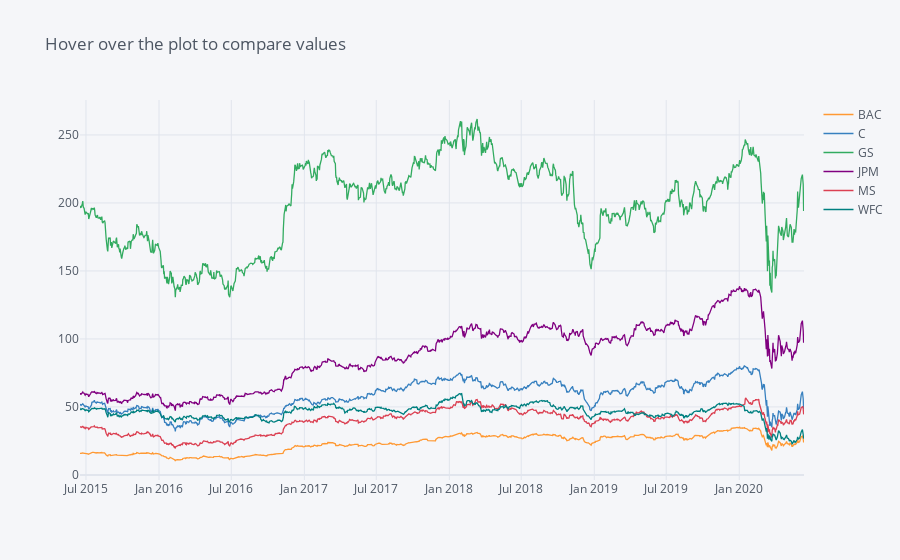

Write notebook code for a chart like this one.
### Code cell
# An interactive plot using plotly.
bank_stocks.xs(key='Close',axis=1,level='Stock Info').iplot(title='Hover over the plot to compare values')

### Figure 1 — Plotly figure (JSON) as saved in the notebook; plotly's stock layout.template omitted (floating-point values rounded to 4 significant figures; data arrays with more than 128 entries replaced by an {"elided": "..."} marker saying what was removed)
{"data": [{"line": {"color": "rgba(255, 153, 51, 1.0)", "dash": "solid", "shape": "linear", "width": 1.3}, "mode": "lines", "name": "BAC", "text": "", "type": "scatter", "x": {"elided": "1258 str values"}, "y": {"elided": "1258 float values"}}, {"line": {"color": "rgba(55, 128, 191, 1.0)", "dash": "solid", "shape": "linear", "width": 1.3}, "mode": "lines", "name": "C", "text": "", "type": "scatter", "x": {"elided": "1258 str values"}, "y": {"elided": "1258 float values"}}, {"line": {"color": "rgba(50, 171, 96, 1.0)", "dash": "solid", "shape": "linear", "width": 1.3}, "mode": "lines", "name": "GS", "text": "", "type": "scatter", "x": {"elided": "1258 str values"}, "y": {"elided": "1258 float values"}}, {"line": {"color": "rgba(128, 0, 128, 1.0)", "dash": "solid", "shape": "linear", "width": 1.3}, "mode": "lines", "name": "JPM", "text": "", "type": "scatter", "x": {"elided": "1258 str values"}, "y": {"elided": "1258 float values"}}, {"line": {"color": "rgba(219, 64, 82, 1.0)", "dash": "solid", "shape": "linear", "width": 1.3}, "mode": "lines", "name": "MS", "text": "", "type": "scatter", "x": {"elided": "1258 str values"}, "y": {"elided": "1258 float values"}}, {"line": {"color": "rgba(0, 128, 128, 1.0)", "dash": "solid", "shape": "linear", "width": 1.3}, "mode": "lines", "name": "WFC", "text": "", "type": "scatter", "x": {"elided": "1258 str values"}, "y": {"elided": "1258 float values"}}], "layout": {"legend": {"bgcolor": "#F5F6F9", "font": {"color": "#4D5663"}}, "paper_bgcolor": "#F5F6F9", "plot_bgcolor": "#F5F6F9", "title": {"font": {"color": "#4D5663"}, "text": "Hover over the plot to compare values"}, "xaxis": {"gridcolor": "#E1E5ED", "showgrid": true, "tickfont": {"color": "#4D5663"}, "title": {"font": {"color": "#4D5663"}, "text": ""}, "zerolinecolor": "#E1E5ED"}, "yaxis": {"gridcolor": "#E1E5ED", "showgrid": true, "tickfont": {"color": "#4D5663"}, "title": {"font": {"color": "#4D5663"}, "text": ""}, "zerolinecolor": "#E1E5ED"}}}
